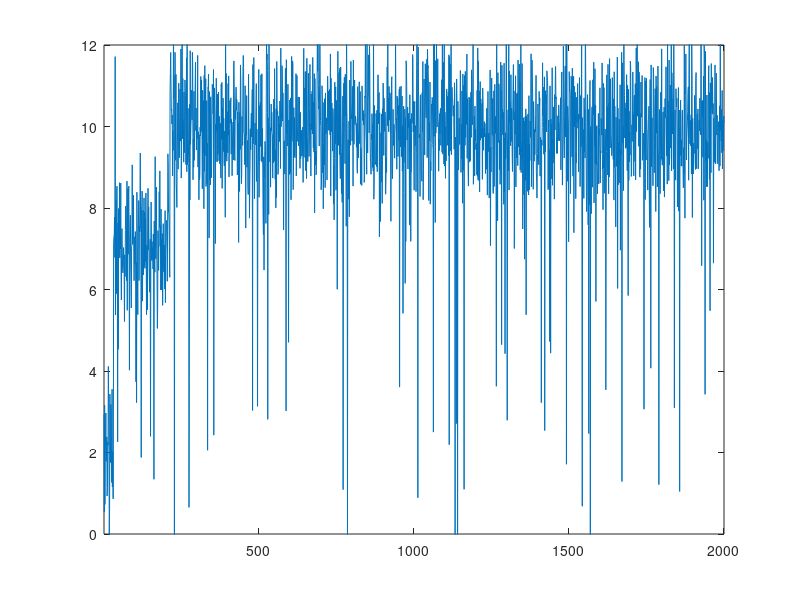
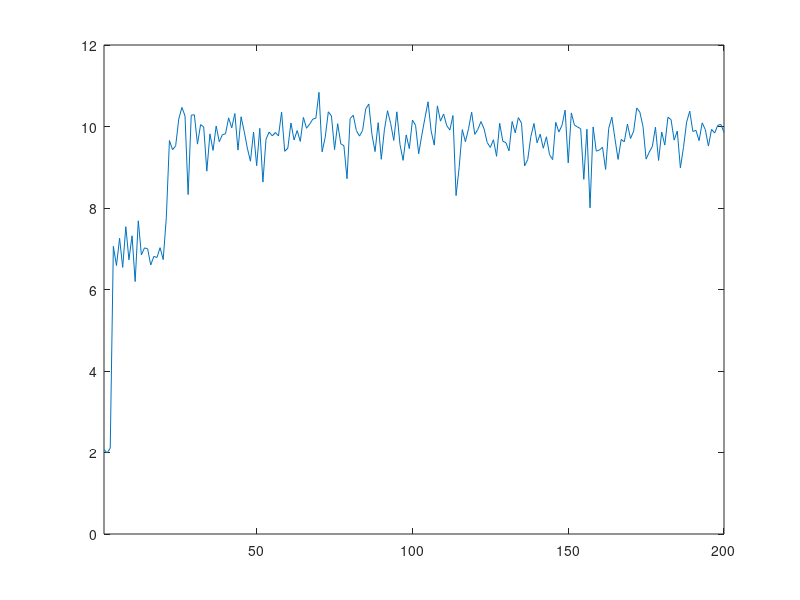
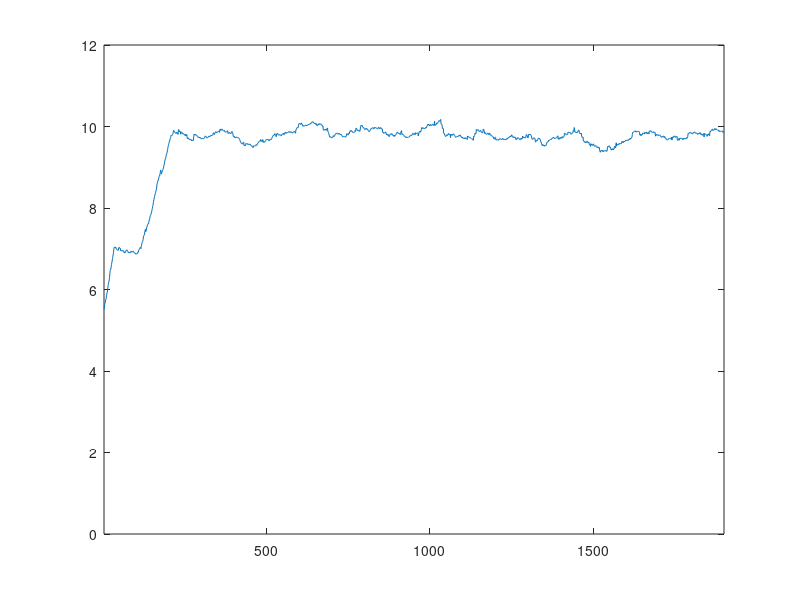

Recreate these plots in MATLAB, in order.
%% N_arm_bandit Problem
%   Jeong Ji Hoon
%   ST_ID : 2016010980

%% JEONG_JIHOON
%   @Knowblesse
%   Created on 2016-11-09
%   Last Modified on 2016-11-23

%% Initialization
clear; % close workspace
clear;
close all; % close all figures
clc; % close command window (output window of Matlab)

%% Bandit Option
N = 10; % number of the choices
mu = 1 : 10; % mu values of each arm
rng('Shuffle'); % initialize the random function
q = randperm(N); % true value of the arm
noise_mean = 0;
noise_sigma = 1;

%% Learner's Charicteristics
learnFromAverage = true;
learningRate = 0.3;

usingSoftMax = false;
tau = 0.8;

Q = zeros(1,N); % estiamtes of each arm

numberOfLearning = 2000;
randomness = 0.05;

accumResult = Q;
accumResult(2,1:N) = ones(1,N);

outcome = zeros(numberOfLearning,2); % Col 1 ; estimation | Col 2 : actual result

%% Execute Learning
for learn = 1 : numberOfLearning
    %% Action Selection
    if rand <= randomness % go random : Exploration
        if usingSoftMax % Selete using Softmax algorithm,
            Qe = exp(Q./tau);
            Qe = Qe ./ sum(Qe);
            selection = sum(rand >= cumsum([0,Qe])); % select action from pmf
        else % just select the arm with equal pmf.
            selection = randi(10);
        end
    else % go greedy : Exploitation
        [outcome(learn,1), index] = max(Q);
        if sum(Q == max(Q)) ~= 1 % more than two maximum values
            indexes = find(max(Q) == outcome(learn,1));
            selection = indexes(randi(numel(indexes)));
        else % only one maximum value
            selection = index;
        end
    end
    %% Result of the Action
    outcome(learn,2) = q(selection) + normrnd(noise_mean,noise_sigma);
    %% Change the q_estimates
    if learnFromAverage % learn from accumulated result of the selected arm
        accumResult(2,selection) = accumResult(2,selection) + 1;
        accumResult(1,selection) = accumResult(1,selection) + outcome(learn,2); 
        Q(selection) = accumResult(1,selection) / accumResult(2,selection);
    else % learn from difference b/w expectation and the result
        Q(selection) =  Q(selection) + learningRate * (outcome(learn,2) - outcome(learn,1));
    end
end
%% Print Real q
for i = 1 : 10
    fprintf(['q',num2str(i),' : %f | '],q(i));
end
fprintf('\n');
%% Print Estimated Q
for i = 1 : 10
    fprintf(['Q',num2str(i),' : %3f | '],Q(i));
end
fprintf('\n');
%% Plot Data
figure(1);
plot(outcome(:,2));
axis([-inf,inf,0,12]);
window = 100;
windowedAverage = reshape(outcome(:,2),10,numberOfLearning/10)';
figure(2);
plot(mean(windowedAverage,2));
axis([-inf,inf,0,12]);
figure(3);
movmean = [];
for i = 1 : numel(outcome(:,2)) - 99
    movmean = [movmean, mean(outcome(i:i+window-1,2))];
end
plot(movmean);
axis([-inf,inf,0,12]);